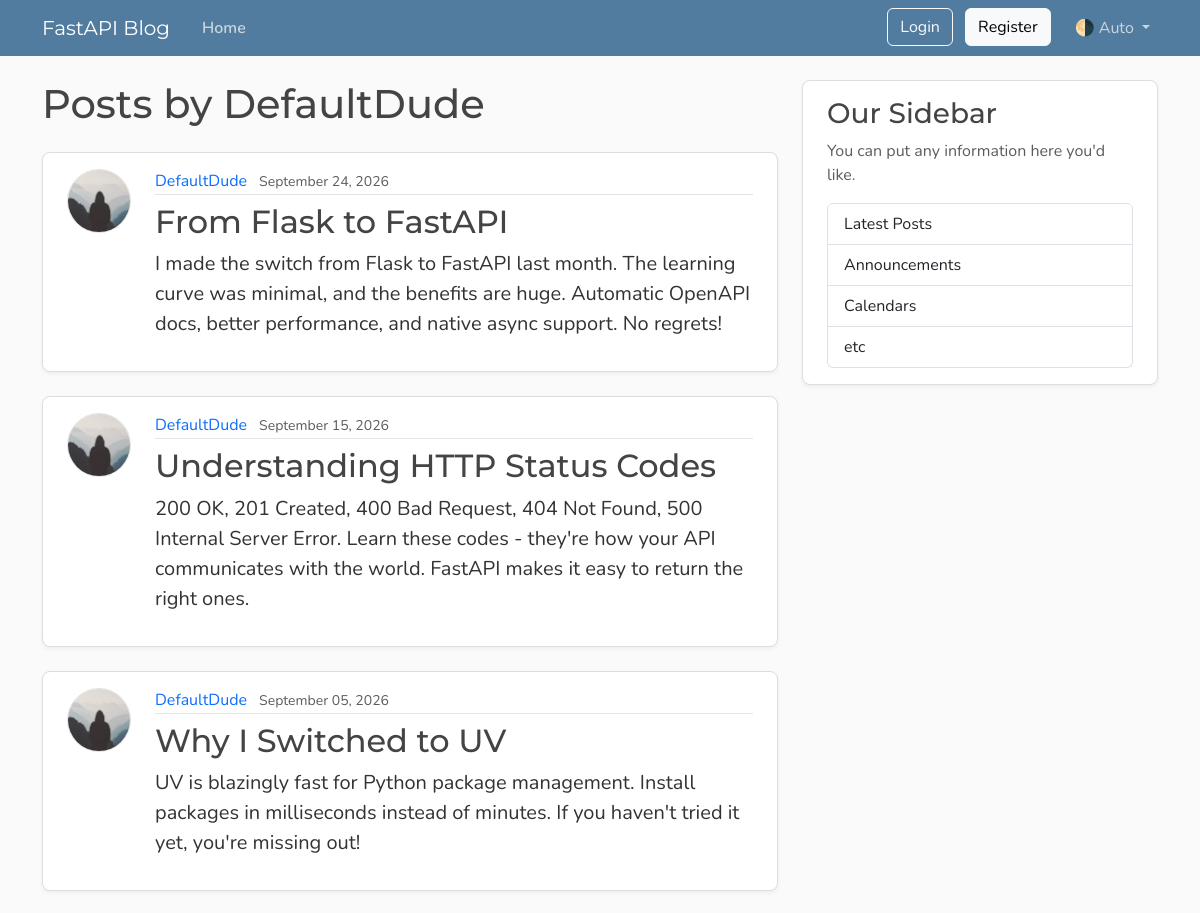
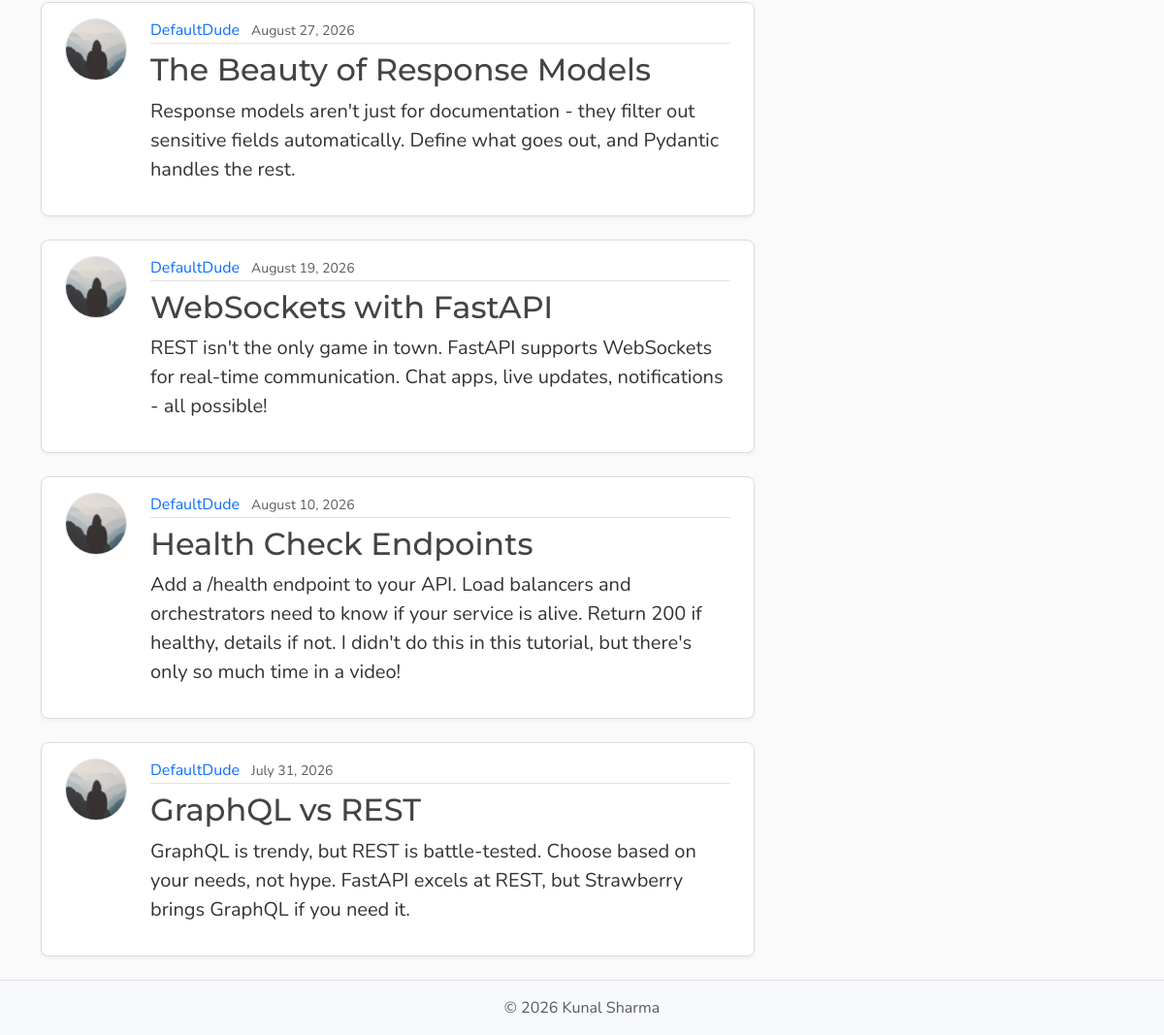
The page /users/2/posts on the database as committed earlier (2 pictures, top to bottom).
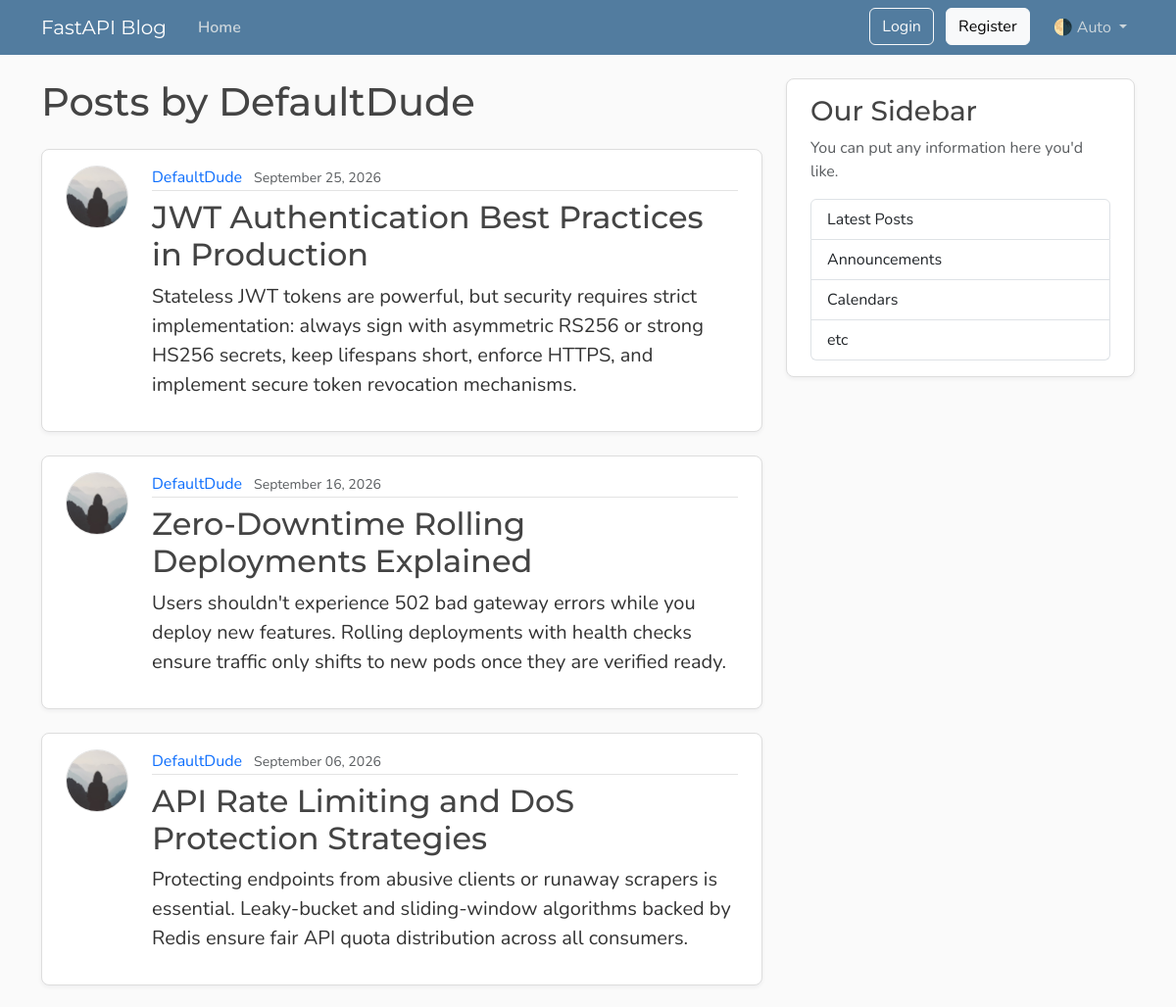
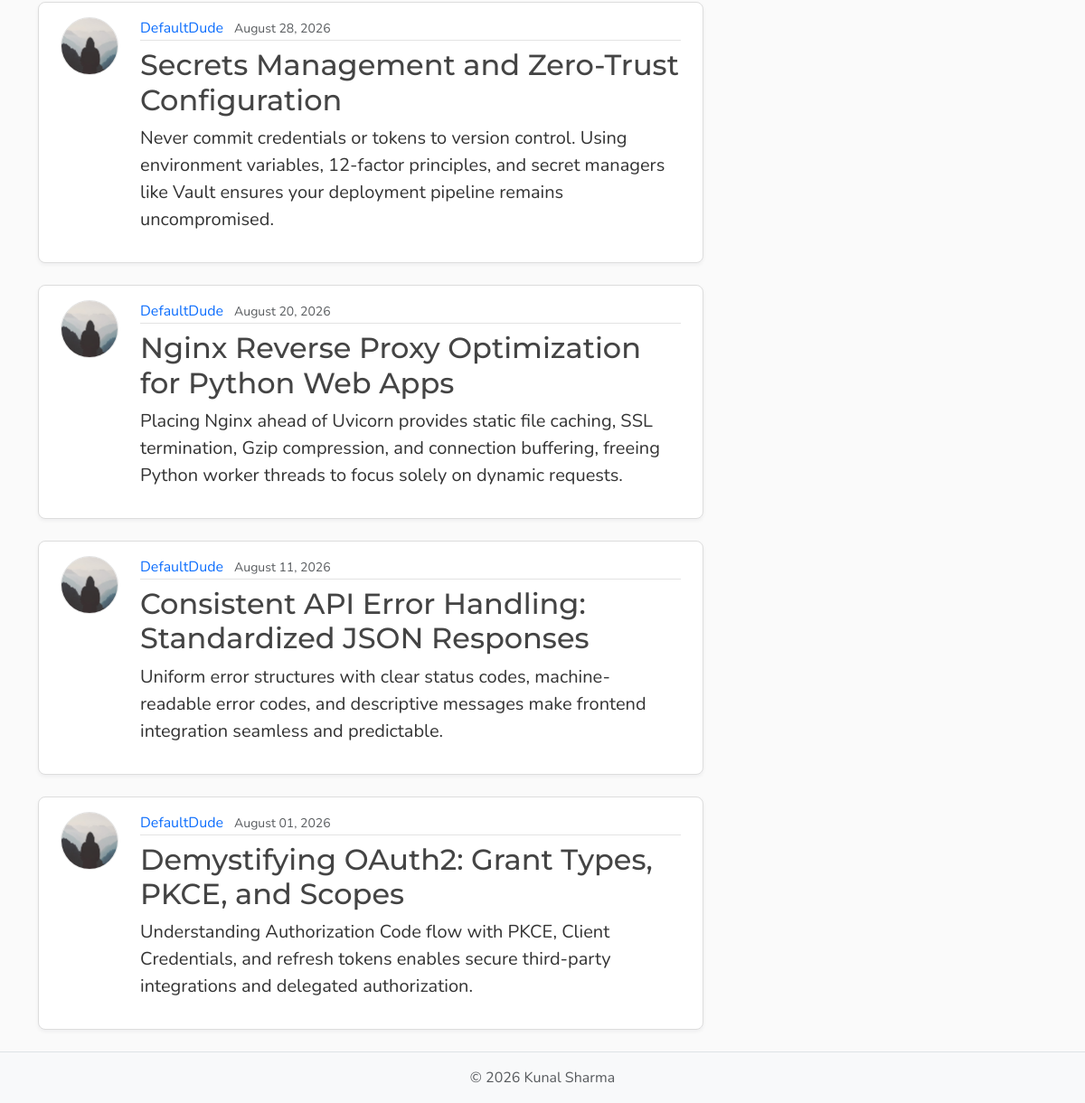
The same page on the database as committed later (2 pictures, top to bottom).
### model.py (models this page shows, shortened)
class Post(Base):
    __tablename__ = "posts"
    id: Mapped[int] = mapped_column(Integer, primary_key=True , index = True)
    title : Mapped[str] = mapped_column(String , nullable=False)
    content: Mapped[str] = mapped_column(TEXT , nullable=False)
    user_id: Mapped[int] = mapped_column(
        ForeignKey("users.id"),
        index=True,
        nullable=False )
    date_posted : Mapped[datetime] = mapped_column(
    DATETIME(timezone = True),
    default= lambda :datetime.now(UTC),
    )
    author : Mapped[User] = relationship(back_populates="posts")

class User(Base):
    __tablename__ = "users"
    id : Mapped[int] = mapped_column(Integer , primary_key=True , index=True)
    username : Mapped[str] = mapped_column(String(50) , unique=True ,nullable=False)
    email : Mapped[str] = mapped_column(String , unique=True , nullable=False)
    password_hash: Mapped[str] = mapped_column(String(200), nullable=False)
    image_file: Mapped[str | None]= mapped_column(
        String(200),
        nullable=True,
        default=None,
    )
    posts:Mapped[list[Post]] =  relationship(
                                back_populates="author",
                                cascade="all ,delete-orphan"
                                )
    reset_tokens: Mapped[list[PasswordResetToken]] = relationship(
    back_populates="user",
    cascade="all, delete-orphan",)

### main.py (the view)
@app.get("/users/{user_id}/posts", name="user_posts")
async def user_post_page(request: Request, user_id: int, db: Annotated[AsyncSession, Depends(get_db)]):
    result = await db.execute(select(model.User).where(model.User.id == user_id))
    user = result.scalars().first()
    if not user:
        raise HTTPException(
            status_code=status.HTTP_404_NOT_FOUND,
            detail="User not found",
        )
    count_result = await db.execute(
        select(func.count())
        .select_from(model.Post)
        .where(model.Post.user_id == user_id)
    )
    total = count_result.scalar() or 0
    result = await db.execute(
        select(model.Post)
        .options(selectinload(model.Post.author))
        .where(model.Post.user_id == user_id)
        .order_by(model.Post.date_posted.desc())
        .limit(settings.posts_per_page)
    )
    posts = result.scalars().all()
    has_more = len(posts) < total
    return templates.TemplateResponse(
        request,
        "user_post.html",
        {
            "posts": posts,
            "user": user,
            "title": f"{user.username}'s posts",
            "limit": settings.posts_per_page,
            "has_more": has_more,
        },
    )

### templates/user_post.html (shortened to what this page needs)
{% extends "layout.html" %}
{% block content %}
    <h1 class="mb-4">Posts by {{ user.username }}</h1>
    <div id="postsContainer">
        {% for post in posts %}
            <article class="content-section py-3 px-4 mb-4">
                <div class="d-flex align-items-start gap-4">
                    <img class="rounded-circle article-img flex-shrink-0"
                         src="{{ post.author.image_path }}"
                         alt="{{ post.author.username }}'s profile picture"
                         width="64"
                         height="64"
                         loading="lazy">
                    <div class="flex-grow-1">
                        <div class="article-metadata mb-2">
                            <a class="me-2"
                               href="{{ url_for('user_posts', user_id=post.author.id) }}">{{ post.author.username }}</a>
                            <small class="text-body-secondary">{{ post.date_posted.strftime("%B %d, %Y") }}</small>
                        </div>
                        <h2>
                            <a class="article-title"
                               href="{{ url_for('post_page', post_id=post.id) }}">{{ post.title }}</a>
                        </h2>
                        <p class="article-content">{{ post.content }}</p>
                    </div>
                </div>
            </article>
        {% else %}
            <p class="text-body-secondary">No posts by this user yet.</p>
        {% endfor %}
    </div>
{% endblock content %}

Rows that differ between the two databases and show on the page:
changed Post: date_posted "September 24, 2026" → "September 25, 2026"; title "From Flask to FastAPI" → "JWT Authentication Best Practices in Production"; content "I made the switch from Flask to FastAPI last month. The learning curve was minimal, and the benefits are huge. Automatic OpenAPI docs, better performance, and native async support. No regrets!" → "Stateless JWT tokens are powerful, but security requires strict implementation: always sign with asymmetric RS256 or strong HS256 secrets, keep lifespans short, enforce HTTPS, and implement secure token revocation mechanisms."
changed Post: date_posted "September 15, 2026" → "September 16, 2026"; title "Understanding HTTP Status Codes" → "Zero-Downtime Rolling Deployments Explained"; content "200 OK, 201 Created, 400 Bad Request, 404 Not Found, 500 Internal Server Error. Learn these codes - they're how your API communicates with the world. FastAPI makes it easy to return the right ones." → "Users shouldn't experience 502 bad gateway errors while you deploy new features. Rolling deployments with health checks ensure traffic only shifts to new pods once they are verified ready."
changed Post: date_posted "September 05, 2026" → "September 06, 2026"; title "Why I Switched to UV" → "API Rate Limiting and DoS Protection Strategies"; content "UV is blazingly fast for Python package management. Install packages in milliseconds instead of minutes. If you haven't tried it yet, you're missing out!" → "Protecting endpoints from abusive clients or runaway scrapers is essential. Leaky-bucket and sliding-window algorithms backed by Redis ensure fair API quota distribution across all consumers."
changed Post: date_posted "August 27, 2026" → "August 28, 2026"; title "The Beauty of Response Models" → "Secrets Management and Zero-Trust Configuration"; content "Response models aren't just for documentation - they filter out sensitive fields automatically. Define what goes out, and Pydantic handles the rest." → "Never commit credentials or tokens to version control. Using environment variables, 12-factor principles, and secret managers like Vault ensures your deployment pipeline remains uncompromised."
changed Post: date_posted "August 19, 2026" → "August 20, 2026"; title "WebSockets with FastAPI" → "Nginx Reverse Proxy Optimization for Python Web Apps"; content "REST isn't the only game in town. FastAPI supports WebSockets for real-time communication. Chat apps, live updates, notifications - all possible!" → "Placing Nginx ahead of Uvicorn provides static file caching, SSL termination, Gzip compression, and connection buffering, freeing Python worker threads to focus solely on dynamic requests."
changed Post: date_posted "August 10, 2026" → "August 11, 2026"; title "Health Check Endpoints" → "Consistent API Error Handling: Standardized JSON Responses"; content "Add a /health endpoint to your API. Load balancers and orchestrators need to know if your service is alive. Return 200 if healthy, details if not. I didn't do this in this tutorial, but there's only so much time in a video!" → "Uniform error structures with clear status codes, machine-readable error codes, and descriptive messages make frontend integration seamless and predictable."
changed Post: date_posted "July 31, 2026" → "August 01, 2026"; title "GraphQL vs REST" → "Demystifying OAuth2: Grant Types, PKCE, and Scopes"; content "GraphQL is trendy, but REST is battle-tested. Choose based on your needs, not hype. FastAPI excels at REST, but Strawberry brings GraphQL if you need it." → "Understanding Authorization Code flow with PKCE, Client Credentials, and refresh tokens enables secure third-party integrations and delegated authorization."
